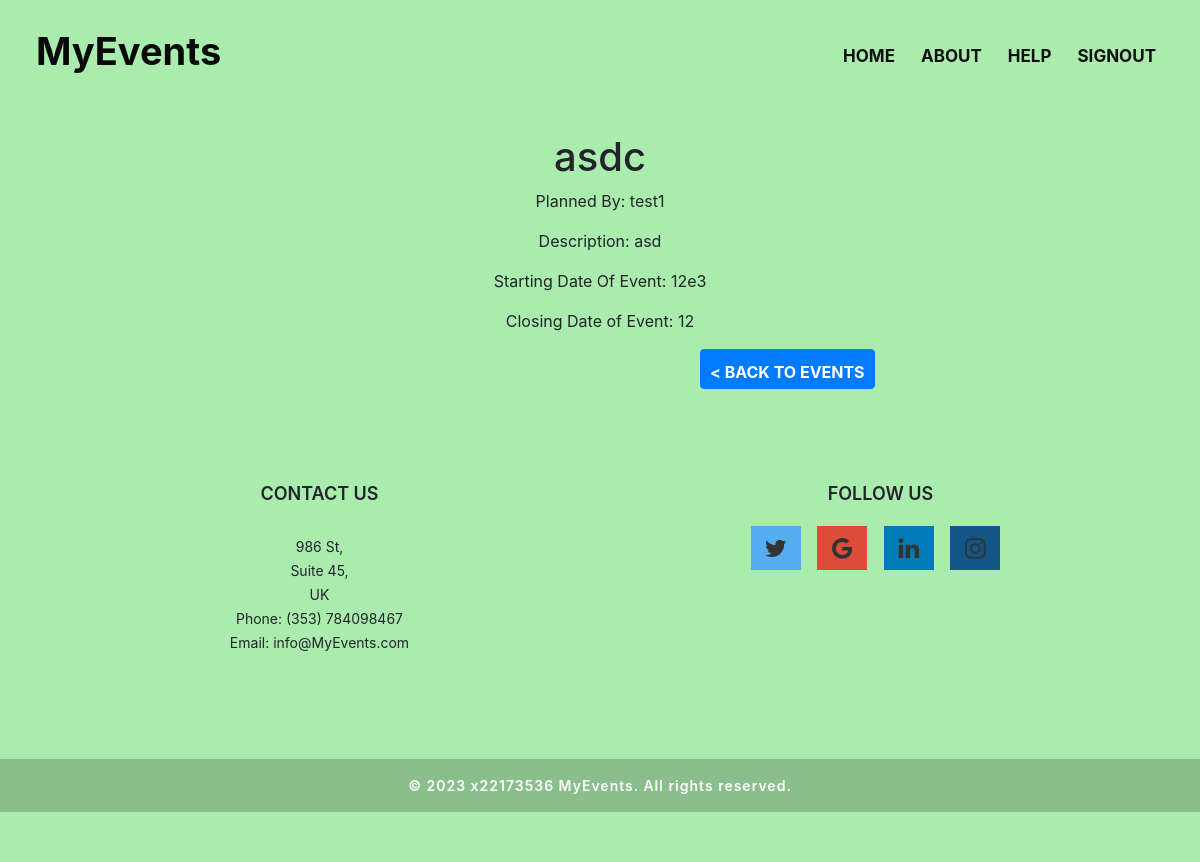
Before: /destination/3 with the older database file.
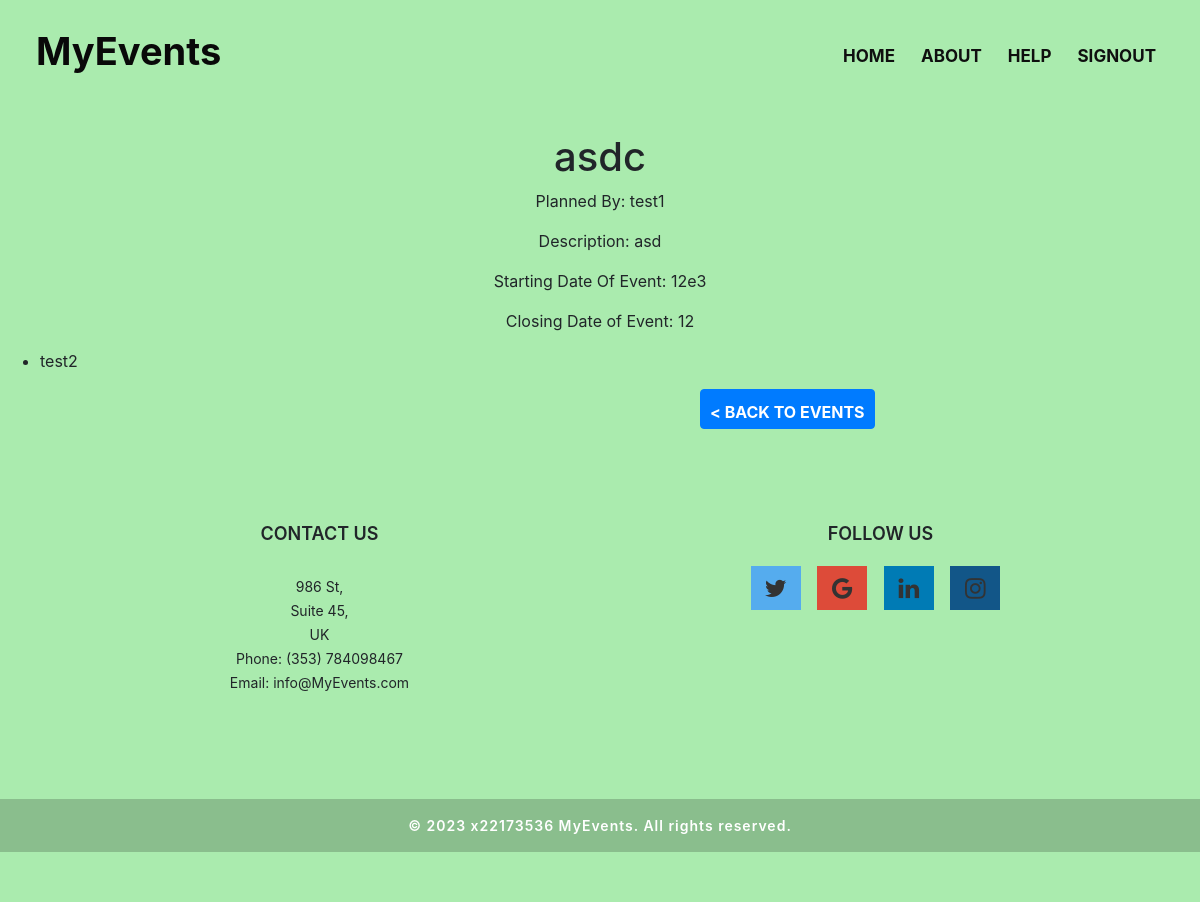
After: the same page with the newer database file.
### eventsData/models.py (models this page shows)
class Vacations(models.Model):
    Name = models.CharField(max_length=255)
    EventStart = models.CharField(max_length=255)
    EventEnd = models.CharField(max_length=255)
    Plan = models.TextField()
    Traveler = models.ForeignKey(User, related_name= "PlacesToVisit", on_delete = models.CASCADE)
    PossibleTrips = models.ManyToManyField(User, related_name= "possible_places")
    ticket = models.CharField(max_length=255) # Add this line to include the ticket field
    created_at = models.DateTimeField(auto_now_add=True)
    updated_at = models.DateTimeField(auto_now=True)
    objects = VacationsManager()

class User(models.Model):
    Name = models.CharField(max_length=255)
    Username = models.CharField(max_length=255)
    Password = models.CharField(max_length=255)
    created_at = models.DateTimeField(auto_now_add=True)
    updated_at = models.DateTimeField(auto_now=True)
    objects = UserManager()

### eventsData/views.py (the view)
# urls.py: path("destination/<tripID>", views.tripdetails),
def tripdetails(request, tripID):
    context = {
        'trip2show' : Vacations.objects.get(id= tripID)
    }
    return render(request, "eventinfo.html", context)

### eventsData/templates/eventinfo.html (shortened to what this page needs)
<!DOCTYPE html>
<html lang="en">
<head>
    <link rel="stylesheet" href="https://cdn.jsdelivr.net/npm/bootstrap@4.5.3/dist/css/bootstrap.min.css">
  <link rel="stylesheet" href="https://cdnjs.cloudflare.com/ajax/libs/font-awesome/4.7.0/css/font-awesome.min.css">
  <link rel="stylesheet" href="https://stackpath.bootstrapcdn.com/bootstrap/4.3.1/css/bootstrap.min.css">
    <link rel="stylesheet" href="https://cdn.jsdelivr.net/npm/bootstrap@4.5.3/dist/css/bootstrap.min.css">
</head>
<header>
  <nav class="navbar navbar-expand-lg">
    <a class="navbar-brand" href="#">MyEvents</a>
    <div class="collapse navbar-collapse" id="navbarNav">
      <ul class="navbar-nav">
        <li class="nav-item active">
          <a class="nav-link" href="/events">Home</a>
        </li>
        <li class="nav-item">
          <a class="nav-link" href="/about">About</a>
        </li>
        <li class="nav-item">
          <a class="nav-link" href="#">Help</a>
        </li>
        <li class="nav-item">
            <a class="nav-link" href="/index">signout</a>
        </li>
      </ul>
    </div>
    </nav>
</header>
<body>
    <div class="a122">
    <h1>{{trip2show.Name}}</h1>
    <p>Planned By: {{trip2show.Traveler.Name}}</p>
    <p>Description: {{trip2show.Plan}}</p>
    <p>Starting Date Of Event: {{trip2show.EventStart}}</p>
    <p>Closing Date of Event: {{trip2show.EventEnd}}</p>
    <ul>
        {% for user in trip2show.PossibleTrips.all %}
        <li>{{user.Name}}</li>
        {% endfor %}
    </ul>
    <a href="/events"><button class="a44 btn btn-primary btn-med2"> < Back To Events</button></a>
</body>
<footer class="text-center text-lg-start">
    <div class="container p-4">
      <div class="row">
        <div class="col-lg-6 col-md-12 mb-4 mb-md-0">
          <h5 class="text-uppercase">Contact Us</h5>
          <p>
            986 St,<br>
            Suite 45,<br>
            UK <br>
            Phone: (353) 784098467<br>
            Email: info@MyEvents.com
          </p>
        </div>
        <div class="col-lg-6 col-md-12 mb-4 mb-md-0">
          <h5 class="text-uppercase mb-0">Follow Us</h5>
          <ul class="list-unstyled list-inline mt-3">
            <li class="list-inline-item">
  <a href="#" class="fa fa-twitter"></a>
            </li>
            <li class="list-inline-item">
                <a href="#" class="fa fa-google"></a>
            </li>
            <li class="list-inline-item">
              <a href="#" class="fa fa-linkedin"></a>
            </li>
            <li class="list-inline-item">
              <a href="#" class="fa fa-instagram"></a>
            </li>
          </ul>
        </div>
      </div>
    </div>
    <div class="text-center p-3" style="background-color: rgba(10, 10, 10, 0.2);">
      &copy; 2023 x22173536 MyEvents. All rights reserved.
    </div>
  </footer>
  </html>

### eventsData/templates/eventinfo.html (style rules this page uses)
header { background-color: #f1f3f5; padding: 10px; }
.navbar-brand { display: block; color: #090909; font-size: 38px; font-weight: bold; margin: 0 auto; width: 1200px; padding-left: 10px; }
header { background-color: #aaebae; }
.navbar-nav .nav-item.active .nav-link { color: #0f0f0f; }
.navbar-nav .nav-item .nav-link { color: #0f0f0f; }
.navbar-nav .nav-link { color: #000; font-size: 17px; font-weight: bold; text-transform: uppercase; padding: 5px; margin-top: 10px; }
.btn-primary { background-color: #007bff; border-color: #007bff; font-size: 16px; font-weight: bold; text-transform: uppercase; padding: 4px 9px; margin-left: 10px; }
.navbar-nav .nav-item { margin-right: 10px; }
.navbar-collapse { margin-left: 0; }
.fa { padding: 10px; font-size: 30px; width: 50px; text-align: center; text-decoration: none; margin: 5px 2px; }
.fa-twitter { background: #55ACEE; color: white; }
.fa-google { background: #dd4b39; color: white; }
.fa-linkedin { background: #007bb5; color: white; }
.fa-instagram { background: #125688; color: white; }
footer { background-color: #aaebae; padding-top: 50px; padding-bottom: 50px; }
footer h5 { font-size: 18px; font-weight: 600; margin-bottom: 30px; }
footer p { font-size: 14px; line-height: 24px; margin-bottom: 30px; }
footer ul li { display: inline-block; margin-right: 10px; }
footer .list-inline-item a { color: #333; font-size: 24px; transition: all .3s ease-in-out; }
footer .text-center { background-color: #1abc9c; color: #fff; font-size: 14px; font-weight: 600; letter-spacing: 1px; margin-top: 50px; }
.a44 { text-align: center; padding-top: 10px; }
h1 { text-align: center; padding-top: 30px; }
.a44 { margin-left: 700px; margin-bottom: 20px; text-align: center; }
p { text-align: center; }
.a122 { background-color: #aaebae; }

Changed rows visible on the page:
added User: Name "test2"
